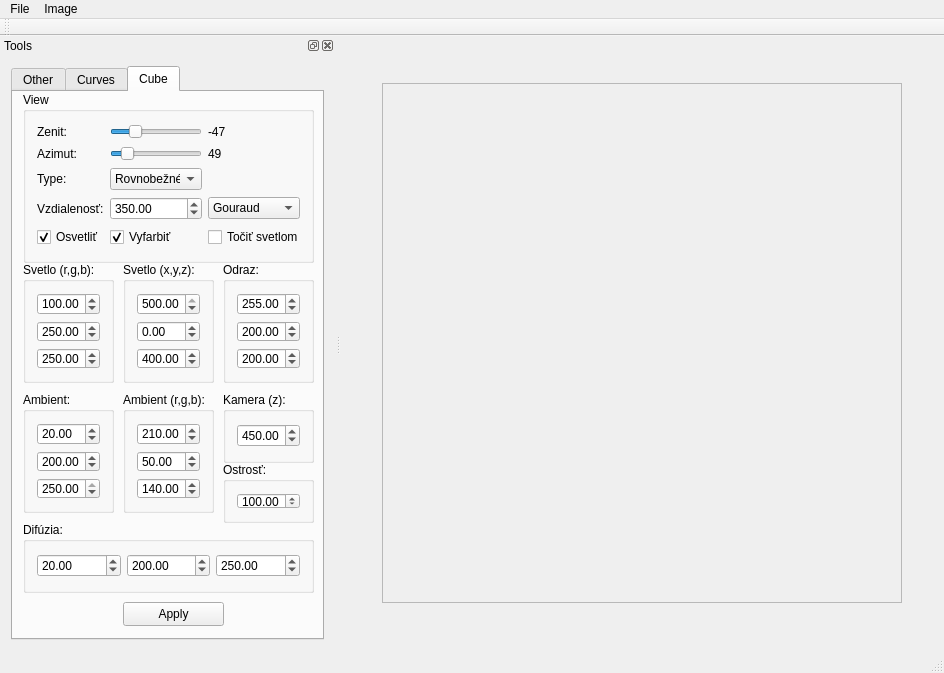
<?xml version="1.0" encoding="UTF-8"?>
<ui version="4.0">
 <class>ImageViewerClass</class>
 <widget class="QMainWindow" name="ImageViewerClass">
  <property name="geometry">
   <rect>
    <x>0</x>
    <y>0</y>
    <width>944</width>
    <height>673</height>
   </rect>
  </property>
  <property name="windowTitle">
   <string>ImageViewer</string>
  </property>
  <property name="styleSheet">
   <string notr="true"/>
  </property>
  <widget class="QWidget" name="centralWidget">
   <property name="styleSheet">
    <string notr="true"/>
   </property>
   <layout class="QHBoxLayout" name="horizontalLayout">
    <item>
     <widget class="QScrollArea" name="scrollArea">
      <property name="maximumSize">
       <size>
        <width>520</width>
        <height>520</height>
       </size>
      </property>
      <property name="widgetResizable">
       <bool>true</bool>
      </property>
      <widget class="QWidget" name="scrollAreaWidgetContents">
       <property name="geometry">
        <rect>
         <x>0</x>
         <y>0</y>
         <width>518</width>
         <height>518</height>
        </rect>
       </property>
      </widget>
     </widget>
    </item>
   </layout>
  </widget>
  <widget class="QMenuBar" name="menuBar">
   <property name="geometry">
    <rect>
     <x>0</x>
     <y>0</y>
     <width>944</width>
     <height>21</height>
    </rect>
   </property>
   <widget class="QMenu" name="menuFile">
    <property name="title">
     <string>File</string>
    </property>
    <addaction name="actionOpen"/>
    <addaction name="actionSave_as"/>
    <addaction name="separator"/>
    <addaction name="actionExit"/>
   </widget>
   <widget class="QMenu" name="menuImage">
    <property name="title">
     <string>Image</string>
    </property>
    <addaction name="actionClear"/>
   </widget>
   <addaction name="menuFile"/>
   <addaction name="menuImage"/>
  </widget>
  <widget class="QToolBar" name="mainToolBar">
   <attribute name="toolBarArea">
    <enum>TopToolBarArea</enum>
   </attribute>
   <attribute name="toolBarBreak">
    <bool>false</bool>
   </attribute>
  </widget>
  <widget class="QStatusBar" name="statusBar"/>
  <widget class="QDockWidget" name="dockWidget">
   <property name="minimumSize">
    <size>
     <width>335</width>
     <height>88</height>
    </size>
   </property>
   <property name="styleSheet">
    <string notr="true"/>
   </property>
   <property name="windowTitle">
    <string>Tools</string>
   </property>
   <attribute name="dockWidgetArea">
    <number>1</number>
   </attribute>
   <widget class="QWidget" name="dockWidgetContents">
    <property name="styleSheet">
     <string notr="true"/>
    </property>
    <layout class="QVBoxLayout" name="verticalLayout">
     <item>
      <widget class="QTabWidget" name="tabWidget">
       <property name="minimumSize">
        <size>
         <width>0</width>
         <height>0</height>
        </size>
       </property>
       <property name="styleSheet">
        <string notr="true"/>
       </property>
       <property name="currentIndex">
        <number>2</number>
       </property>
       <widget class="QWidget" name="tab">
        <attribute name="title">
         <string>Other</string>
        </attribute>
        <widget class="QGroupBox" name="groupBox">
         <property name="geometry">
          <rect>
           <x>10</x>
           <y>10</y>
           <width>301</width>
           <height>61</height>
          </rect>
         </property>
         <property name="maximumSize">
          <size>
           <width>500</width>
           <height>70</height>
          </size>
         </property>
         <property name="title">
          <string>Color</string>
         </property>
         <layout class="QVBoxLayout" name="verticalLayout_2">
          <item>
           <widget class="QPushButton" name="pushButtonSetColor">
            <property name="text">
             <string/>
            </property>
           </widget>
          </item>
         </layout>
        </widget>
        <widget class="QGroupBox" name="groupBox_4">
         <property name="geometry">
          <rect>
           <x>10</x>
           <y>70</y>
           <width>301</width>
           <height>81</height>
          </rect>
         </property>
         <property name="maximumSize">
          <size>
           <width>500</width>
           <height>150</height>
          </size>
         </property>
         <property name="title">
          <string>Draw</string>
         </property>
         <layout class="QGridLayout" name="gridLayout_5">
          <item row="0" column="0">
           <widget class="QRadioButton" name="line">
            <property name="text">
             <string>Line</string>
            </property>
           </widget>
          </item>
          <item row="1" column="0" colspan="3">
           <widget class="QLabel" name="label">
            <property name="text">
             <string>Type of line/polygon:</string>
            </property>
           </widget>
          </item>
          <item row="0" column="3">
           <widget class="QRadioButton" name="polygon">
            <property name="text">
             <string>Polygon</string>
            </property>
           </widget>
          </item>
          <item row="1" column="3">
           <widget class="QComboBox" name="comboBoxLineAlg">
            <property name="maximumSize">
             <size>
              <width>80</width>
              <height>16777215</height>
             </size>
            </property>
            <item>
             <property name="text">
              <string>DDA</string>
             </property>
            </item>
            <item>
             <property name="text">
              <string>Bresenham</string>
             </property>
            </item>
           </widget>
          </item>
         </layout>
        </widget>
        <widget class="QGroupBox" name="groupBox_3">
         <property name="geometry">
          <rect>
           <x>10</x>
           <y>150</y>
           <width>301</width>
           <height>391</height>
          </rect>
         </property>
         <property name="maximumSize">
          <size>
           <width>500</width>
           <height>16777215</height>
          </size>
         </property>
         <property name="title">
          <string>Polygon actions</string>
         </property>
         <layout class="QGridLayout" name="gridLayout_2">
          <item row="10" column="0">
           <widget class="QDoubleSpinBox" name="uholOtacania">
            <property name="minimum">
             <double>-360.000000000000000</double>
            </property>
            <property name="maximum">
             <double>360.000000000000000</double>
            </property>
           </widget>
          </item>
          <item row="15" column="0" colspan="2">
           <widget class="QPushButton" name="skalovat">
            <property name="text">
             <string>Škálovať</string>
            </property>
           </widget>
          </item>
          <item row="1" column="1">
           <widget class="QComboBox" name="typeOfFilling">
            <property name="minimumSize">
             <size>
              <width>80</width>
              <height>0</height>
             </size>
            </property>
            <item>
             <property name="text">
              <string>Closest</string>
             </property>
            </item>
            <item>
             <property name="text">
              <string>Barycentric</string>
             </property>
            </item>
            <item>
             <property name="text">
              <string>Solid color</string>
             </property>
            </item>
           </widget>
          </item>
          <item row="22" column="0">
           <widget class="QCheckBox" name="skosenie">
            <property name="text">
             <string>Skosenie</string>
            </property>
           </widget>
          </item>
          <item row="14" column="0">
           <widget class="QDoubleSpinBox" name="skalovanieX">
            <property name="minimum">
             <double>-99.000000000000000</double>
            </property>
           </widget>
          </item>
          <item row="2" column="0" colspan="2">
           <widget class="QPushButton" name="pushButtonSetColor1">
            <property name="text">
             <string/>
            </property>
           </widget>
          </item>
          <item row="23" column="1">
           <widget class="QPushButton" name="skosit">
            <property name="text">
             <string>Skosiť</string>
            </property>
           </widget>
          </item>
          <item row="8" column="0">
           <widget class="QCheckBox" name="posuvanie">
            <property name="text">
             <string>Posúvanie</string>
            </property>
           </widget>
          </item>
          <item row="3" column="0" colspan="2">
           <widget class="QPushButton" name="pushButtonSetColor2">
            <property name="text">
             <string/>
            </property>
           </widget>
          </item>
          <item row="14" column="1">
           <widget class="QDoubleSpinBox" name="skalovanieY">
            <property name="minimum">
             <double>-99.000000000000000</double>
            </property>
           </widget>
          </item>
          <item row="8" column="1">
           <widget class="QCheckBox" name="osovaSumernost">
            <property name="text">
             <string>Osová súmernosť</string>
            </property>
           </widget>
          </item>
          <item row="9" column="0">
           <widget class="QCheckBox" name="otacanie">
            <property name="text">
             <string>Otáčanie</string>
            </property>
           </widget>
          </item>
          <item row="4" column="0" colspan="2">
           <widget class="QPushButton" name="pushButtonSetColor3">
            <property name="text">
             <string/>
            </property>
           </widget>
          </item>
          <item row="1" column="0">
           <widget class="QCheckBox" name="vyfarbenie">
            <property name="text">
             <string>Vyfarbenie</string>
            </property>
           </widget>
          </item>
          <item row="10" column="1">
           <widget class="QPushButton" name="otocit">
            <property name="text">
             <string>Otočiť</string>
            </property>
           </widget>
          </item>
          <item row="23" column="0">
           <widget class="QDoubleSpinBox" name="koeficientSkosenia">
            <property name="minimum">
             <double>-3.000000000000000</double>
            </property>
            <property name="maximum">
             <double>3.000000000000000</double>
            </property>
           </widget>
          </item>
          <item row="13" column="0">
           <widget class="QCheckBox" name="skalovanie">
            <property name="text">
             <string>Škálovanie</string>
            </property>
           </widget>
          </item>
         </layout>
        </widget>
       </widget>
       <widget class="QWidget" name="tab_3">
        <attribute name="title">
         <string>Curves</string>
        </attribute>
        <widget class="QGroupBox" name="groupBox_5">
         <property name="geometry">
          <rect>
           <x>10</x>
           <y>10</y>
           <width>301</width>
           <height>131</height>
          </rect>
         </property>
         <property name="maximumSize">
          <size>
           <width>500</width>
           <height>150</height>
          </size>
         </property>
         <property name="title">
          <string>Draw</string>
         </property>
         <layout class="QGridLayout" name="gridLayout_6">
          <item row="0" column="0">
           <widget class="QRadioButton" name="ellipse">
            <property name="text">
             <string>Ellipse</string>
            </property>
           </widget>
          </item>
          <item row="2" column="0">
           <widget class="QRadioButton" name="drawCurve">
            <property name="text">
             <string>Draw curve</string>
            </property>
           </widget>
          </item>
          <item row="1" column="0">
           <widget class="QRadioButton" name="circle">
            <property name="text">
             <string>Circle</string>
            </property>
           </widget>
          </item>
         </layout>
        </widget>
        <widget class="QGroupBox" name="groupBox_6">
         <property name="geometry">
          <rect>
           <x>10</x>
           <y>140</y>
           <width>301</width>
           <height>91</height>
          </rect>
         </property>
         <property name="maximumSize">
          <size>
           <width>500</width>
           <height>150</height>
          </size>
         </property>
         <property name="title">
          <string>Curves types</string>
         </property>
         <layout class="QGridLayout" name="gridLayout_7">
          <item row="1" column="0">
           <widget class="QComboBox" name="typeOfCurve">
            <item>
             <property name="text">
              <string>Hermit</string>
             </property>
            </item>
            <item>
             <property name="text">
              <string>Bezier</string>
             </property>
            </item>
            <item>
             <property name="text">
              <string>Coonsov</string>
             </property>
            </item>
           </widget>
          </item>
         </layout>
        </widget>
        <widget class="QGroupBox" name="groupBox_7">
         <property name="geometry">
          <rect>
           <x>10</x>
           <y>230</y>
           <width>301</width>
           <height>301</height>
          </rect>
         </property>
         <property name="maximumSize">
          <size>
           <width>500</width>
           <height>800</height>
          </size>
         </property>
         <property name="title">
          <string>Points</string>
         </property>
         <layout class="QGridLayout" name="gridLayout_8">
          <item row="2" column="0">
           <widget class="QPushButton" name="zmenitSmernicu">
            <property name="text">
             <string>Zmeniť smernicu</string>
            </property>
           </widget>
          </item>
          <item row="3" column="0">
           <widget class="QPushButton" name="drawCurveButton">
            <property name="text">
             <string>Draw</string>
            </property>
           </widget>
          </item>
          <item row="1" column="0">
           <widget class="QDoubleSpinBox" name="hodnotaSmernice">
            <property name="minimum">
             <double>-10.000000000000000</double>
            </property>
            <property name="maximum">
             <double>10.000000000000000</double>
            </property>
           </widget>
          </item>
          <item row="0" column="0">
           <widget class="QComboBox" name="bodyKrivky"/>
          </item>
         </layout>
        </widget>
       </widget>
       <widget class="QWidget" name="tab_2">
        <attribute name="title">
         <string>Cube</string>
        </attribute>
        <widget class="QGroupBox" name="groupBox_8">
         <property name="geometry">
          <rect>
           <x>10</x>
           <y>0</y>
           <width>291</width>
           <height>171</height>
          </rect>
         </property>
         <property name="maximumSize">
          <size>
           <width>1000</width>
           <height>16777215</height>
          </size>
         </property>
         <property name="styleSheet">
          <string notr="true"/>
         </property>
         <property name="title">
          <string>View</string>
         </property>
         <layout class="QGridLayout" name="gridLayout_3">
          <item row="3" column="0">
           <widget class="QLabel" name="label_5">
            <property name="text">
             <string>Vzdialenosť:</string>
            </property>
           </widget>
          </item>
          <item row="0" column="3">
           <widget class="QLabel" name="zenitValue">
            <property name="text">
             <string>-47</string>
            </property>
           </widget>
          </item>
          <item row="1" column="1">
           <widget class="QSlider" name="azimut">
            <property name="maximum">
             <number>360</number>
            </property>
            <property name="value">
             <number>49</number>
            </property>
            <property name="orientation">
             <enum>Qt::Horizontal</enum>
            </property>
           </widget>
          </item>
          <item row="1" column="3">
           <widget class="QLabel" name="azimutValue">
            <property name="text">
             <string>49</string>
            </property>
           </widget>
          </item>
          <item row="2" column="1">
           <widget class="QComboBox" name="typPremietania">
            <property name="currentIndex">
             <number>1</number>
            </property>
            <item>
             <property name="text">
              <string>Stredové</string>
             </property>
            </item>
            <item>
             <property name="text">
              <string>Rovnobežné</string>
             </property>
            </item>
           </widget>
          </item>
          <item row="1" column="0">
           <widget class="QLabel" name="label_3">
            <property name="text">
             <string>Azimut:</string>
            </property>
           </widget>
          </item>
          <item row="3" column="1">
           <widget class="QDoubleSpinBox" name="distance">
            <property name="decimals">
             <number>2</number>
            </property>
            <property name="minimum">
             <double>0.000000000000000</double>
            </property>
            <property name="maximum">
             <double>500.000000000000000</double>
            </property>
            <property name="value">
             <double>350.000000000000000</double>
            </property>
           </widget>
          </item>
          <item row="2" column="0">
           <widget class="QLabel" name="label_4">
            <property name="text">
             <string>Type:</string>
            </property>
           </widget>
          </item>
          <item row="0" column="1">
           <widget class="QSlider" name="zenit">
            <property name="minimum">
             <number>-90</number>
            </property>
            <property name="maximum">
             <number>90</number>
            </property>
            <property name="value">
             <number>-47</number>
            </property>
            <property name="orientation">
             <enum>Qt::Horizontal</enum>
            </property>
           </widget>
          </item>
          <item row="3" column="3">
           <widget class="QComboBox" name="typeOffFill">
            <property name="currentIndex">
             <number>2</number>
            </property>
            <item>
             <property name="text">
              <string>Flat</string>
             </property>
            </item>
            <item>
             <property name="text">
              <string>Nereast</string>
             </property>
            </item>
            <item>
             <property name="text">
              <string>Gouraud</string>
             </property>
            </item>
           </widget>
          </item>
          <item row="0" column="0">
           <widget class="QLabel" name="label_2">
            <property name="text">
             <string>Zenit:</string>
            </property>
           </widget>
          </item>
          <item row="4" column="0">
           <widget class="QCheckBox" name="phongWant">
            <property name="text">
             <string>Osvetliť</string>
            </property>
            <property name="checked">
             <bool>true</bool>
            </property>
           </widget>
          </item>
          <item row="4" column="1">
           <widget class="QCheckBox" name="vyfarbit">
            <property name="text">
             <string>Vyfarbiť</string>
            </property>
            <property name="checked">
             <bool>true</bool>
            </property>
           </widget>
          </item>
          <item row="4" column="3">
           <widget class="QCheckBox" name="tocitSvetlom">
            <property name="text">
             <string>Točiť svetlom</string>
            </property>
            <property name="checked">
             <bool>false</bool>
            </property>
           </widget>
          </item>
         </layout>
        </widget>
        <widget class="QGroupBox" name="groupBox_12">
         <property name="geometry">
          <rect>
           <x>210</x>
           <y>370</y>
           <width>91</width>
           <height>61</height>
          </rect>
         </property>
         <property name="maximumSize">
          <size>
           <width>500</width>
           <height>16777215</height>
          </size>
         </property>
         <property name="title">
          <string>Ostrosť:</string>
         </property>
         <layout class="QGridLayout" name="gridLayout_11">
          <item row="0" column="0">
           <widget class="QDoubleSpinBox" name="ostrost_odrazu">
            <property name="minimum">
             <double>0.000000000000000</double>
            </property>
            <property name="maximum">
             <double>1500.000000000000000</double>
            </property>
            <property name="value">
             <double>100.000000000000000</double>
            </property>
           </widget>
          </item>
         </layout>
        </widget>
        <widget class="QPushButton" name="drawSphere">
         <property name="geometry">
          <rect>
           <x>110</x>
           <y>510</y>
           <width>101</width>
           <height>24</height>
          </rect>
         </property>
         <property name="text">
          <string>Apply</string>
         </property>
        </widget>
        <widget class="QGroupBox" name="groupBox_10">
         <property name="geometry">
          <rect>
           <x>10</x>
           <y>170</y>
           <width>91</width>
           <height>121</height>
          </rect>
         </property>
         <property name="maximumSize">
          <size>
           <width>1000</width>
           <height>16777215</height>
          </size>
         </property>
         <property name="title">
          <string>Svetlo (r,g,b):</string>
         </property>
         <layout class="QGridLayout" name="gridLayout_9">
          <item row="0" column="0">
           <layout class="QVBoxLayout" name="verticalLayout_3">
            <item>
             <widget class="QDoubleSpinBox" name="red">
              <property name="maximum">
               <double>255.000000000000000</double>
              </property>
              <property name="singleStep">
               <double>1.000000000000000</double>
              </property>
              <property name="value">
               <double>100.000000000000000</double>
              </property>
             </widget>
            </item>
            <item>
             <widget class="QDoubleSpinBox" name="green">
              <property name="maximum">
               <double>255.000000000000000</double>
              </property>
              <property name="value">
               <double>250.000000000000000</double>
              </property>
             </widget>
            </item>
            <item>
             <widget class="QDoubleSpinBox" name="blue">
              <property name="minimum">
               <double>0.000000000000000</double>
              </property>
              <property name="maximum">
               <double>255.000000000000000</double>
              </property>
              <property name="value">
               <double>250.000000000000000</double>
              </property>
             </widget>
            </item>
           </layout>
          </item>
         </layout>
        </widget>
        <widget class="QGroupBox" name="groupBox_15">
         <property name="geometry">
          <rect>
           <x>110</x>
           <y>170</y>
           <width>91</width>
           <height>121</height>
          </rect>
         </property>
         <property name="maximumSize">
          <size>
           <width>1000</width>
           <height>16777215</height>
          </size>
         </property>
         <property name="title">
          <string>Svetlo (x,y,z):</string>
         </property>
         <layout class="QGridLayout" name="gridLayout_14">
          <item row="0" column="0">
           <layout class="QVBoxLayout" name="verticalLayout_4">
            <item>
             <widget class="QDoubleSpinBox" name="zdroj_x">
              <property name="minimum">
               <double>-500.000000000000000</double>
              </property>
              <property name="maximum">
               <double>500.000000000000000</double>
              </property>
              <property name="value">
               <double>500.000000000000000</double>
              </property>
             </widget>
            </item>
            <item>
             <widget class="QDoubleSpinBox" name="zdroj_y">
              <property name="minimum">
               <double>-500.000000000000000</double>
              </property>
              <property name="maximum">
               <double>500.000000000000000</double>
              </property>
              <property name="singleStep">
               <double>250.000000000000000</double>
              </property>
              <property name="value">
               <double>0.000000000000000</double>
              </property>
             </widget>
            </item>
            <item>
             <widget class="QDoubleSpinBox" name="zdroj_z">
              <property name="minimum">
               <double>-500.000000000000000</double>
              </property>
              <property name="maximum">
               <double>500.000000000000000</double>
              </property>
              <property name="singleStep">
               <double>1.000000000000000</double>
              </property>
              <property name="value">
               <double>400.000000000000000</double>
              </property>
             </widget>
            </item>
           </layout>
          </item>
         </layout>
        </widget>
        <widget class="QGroupBox" name="groupBox_9">
         <property name="geometry">
          <rect>
           <x>210</x>
           <y>300</y>
           <width>91</width>
           <height>71</height>
          </rect>
         </property>
         <property name="maximumSize">
          <size>
           <width>1000</width>
           <height>16777215</height>
          </size>
         </property>
         <property name="title">
          <string>Kamera (z):</string>
         </property>
         <layout class="QGridLayout" name="gridLayout_4">
          <item row="0" column="0">
           <widget class="QDoubleSpinBox" name="kamera_z">
            <property name="minimum">
             <double>0.000000000000000</double>
            </property>
            <property name="maximum">
             <double>1000.000000000000000</double>
            </property>
            <property name="value">
             <double>450.000000000000000</double>
            </property>
           </widget>
          </item>
         </layout>
        </widget>
        <widget class="QGroupBox" name="groupBox_11">
         <property name="geometry">
          <rect>
           <x>210</x>
           <y>170</y>
           <width>91</width>
           <height>121</height>
          </rect>
         </property>
         <property name="maximumSize">
          <size>
           <width>1000</width>
           <height>16777215</height>
          </size>
         </property>
         <property name="title">
          <string>Odraz:</string>
         </property>
         <layout class="QGridLayout" name="gridLayout_10">
          <item row="0" column="0">
           <layout class="QVBoxLayout" name="verticalLayout_6">
            <item>
             <widget class="QDoubleSpinBox" name="odraz_x">
              <property name="maximum">
               <double>255000000.000000000000000</double>
              </property>
              <property name="singleStep">
               <double>1.000000000000000</double>
              </property>
              <property name="value">
               <double>255.000000000000000</double>
              </property>
             </widget>
            </item>
            <item>
             <widget class="QDoubleSpinBox" name="odraz_y">
              <property name="maximum">
               <double>255.000000000000000</double>
              </property>
              <property name="singleStep">
               <double>1.000000000000000</double>
              </property>
              <property name="value">
               <double>200.000000000000000</double>
              </property>
             </widget>
            </item>
            <item>
             <widget class="QDoubleSpinBox" name="odraz_z">
              <property name="minimum">
               <double>0.000000000000000</double>
              </property>
              <property name="maximum">
               <double>255.000000000000000</double>
              </property>
              <property name="singleStep">
               <double>1.000000000000000</double>
              </property>
              <property name="value">
               <double>200.000000000000000</double>
              </property>
             </widget>
            </item>
           </layout>
          </item>
         </layout>
        </widget>
        <widget class="QGroupBox" name="groupBox_14">
         <property name="geometry">
          <rect>
           <x>110</x>
           <y>300</y>
           <width>91</width>
           <height>121</height>
          </rect>
         </property>
         <property name="maximumSize">
          <size>
           <width>1000</width>
           <height>16777215</height>
          </size>
         </property>
         <property name="title">
          <string>Ambient (r,g,b):</string>
         </property>
         <layout class="QGridLayout" name="gridLayout_13">
          <item row="0" column="0">
           <layout class="QVBoxLayout" name="verticalLayout_8">
            <item>
             <widget class="QDoubleSpinBox" name="red_2">
              <property name="maximum">
               <double>255.000000000000000</double>
              </property>
              <property name="value">
               <double>210.000000000000000</double>
              </property>
             </widget>
            </item>
            <item>
             <widget class="QDoubleSpinBox" name="green_2">
              <property name="maximum">
               <double>255.000000000000000</double>
              </property>
              <property name="value">
               <double>50.000000000000000</double>
              </property>
             </widget>
            </item>
            <item>
             <widget class="QDoubleSpinBox" name="blue_2">
              <property name="minimum">
               <double>0.000000000000000</double>
              </property>
              <property name="maximum">
               <double>250.000000000000000</double>
              </property>
              <property name="value">
               <double>140.000000000000000</double>
              </property>
             </widget>
            </item>
           </layout>
          </item>
         </layout>
        </widget>
        <widget class="QGroupBox" name="groupBox_16">
         <property name="geometry">
          <rect>
           <x>10</x>
           <y>300</y>
           <width>91</width>
           <height>121</height>
          </rect>
         </property>
         <property name="maximumSize">
          <size>
           <width>1000</width>
           <height>16777215</height>
          </size>
         </property>
         <property name="title">
          <string>Ambient:</string>
         </property>
         <layout class="QGridLayout" name="gridLayout_15">
          <item row="0" column="0">
           <layout class="QVBoxLayout" name="verticalLayout_9">
            <item>
             <widget class="QDoubleSpinBox" name="ambient_x">
              <property name="maximum">
               <double>255.000000000000000</double>
              </property>
              <property name="value">
               <double>20.000000000000000</double>
              </property>
             </widget>
            </item>
            <item>
             <widget class="QDoubleSpinBox" name="ambient_y">
              <property name="maximum">
               <double>255.000000000000000</double>
              </property>
              <property name="value">
               <double>200.000000000000000</double>
              </property>
             </widget>
            </item>
            <item>
             <widget class="QDoubleSpinBox" name="ambient_z">
              <property name="minimum">
               <double>0.000000000000000</double>
              </property>
              <property name="maximum">
               <double>250.000000000000000</double>
              </property>
              <property name="value">
               <double>250.000000000000000</double>
              </property>
             </widget>
            </item>
           </layout>
          </item>
         </layout>
        </widget>
        <widget class="QGroupBox" name="groupBox_13">
         <property name="geometry">
          <rect>
           <x>10</x>
           <y>430</y>
           <width>291</width>
           <height>71</height>
          </rect>
         </property>
         <property name="maximumSize">
          <size>
           <width>1000</width>
           <height>16777215</height>
          </size>
         </property>
         <property name="title">
          <string>Difúzia:</string>
         </property>
         <layout class="QGridLayout" name="gridLayout_12">
          <item row="0" column="2">
           <widget class="QDoubleSpinBox" name="difuzia_z">
            <property name="minimum">
             <double>0.000000000000000</double>
            </property>
            <property name="maximum">
             <double>255.000000000000000</double>
            </property>
            <property name="singleStep">
             <double>1.000000000000000</double>
            </property>
            <property name="value">
             <double>250.000000000000000</double>
            </property>
           </widget>
          </item>
          <item row="0" column="0">
           <widget class="QDoubleSpinBox" name="difuzia_x">
            <property name="maximum">
             <double>255.000000000000000</double>
            </property>
            <property name="singleStep">
             <double>1.000000000000000</double>
            </property>
            <property name="value">
             <double>20.000000000000000</double>
            </property>
           </widget>
          </item>
          <item row="0" column="1">
           <widget class="QDoubleSpinBox" name="difuzia_y">
            <property name="maximum">
             <double>255.000000000000000</double>
            </property>
            <property name="singleStep">
             <double>1.000000000000000</double>
            </property>
            <property name="value">
             <double>200.000000000000000</double>
            </property>
           </widget>
          </item>
         </layout>
        </widget>
       </widget>
      </widget>
     </item>
    </layout>
   </widget>
  </widget>
  <action name="actionOpen">
   <property name="text">
    <string>Open</string>
   </property>
   <property name="shortcut">
    <string>Ctrl+O</string>
   </property>
  </action>
  <action name="actionSave_as">
   <property name="text">
    <string>Save as</string>
   </property>
   <property name="shortcut">
    <string>Ctrl+S</string>
   </property>
  </action>
  <action name="actionClear">
   <property name="text">
    <string>Clear</string>
   </property>
  </action>
  <action name="actionExit">
   <property name="text">
    <string>Exit</string>
   </property>
   <property name="shortcut">
    <string>Alt+F4</string>
   </property>
  </action>
  <action name="actionResize">
   <property name="text">
    <string>Resize</string>
   </property>
  </action>
 </widget>
 <layoutdefault spacing="6" margin="11"/>
 <resources>
  <include location="ImageViewer.qrc"/>
 </resources>
 <connections/>
</ui>
